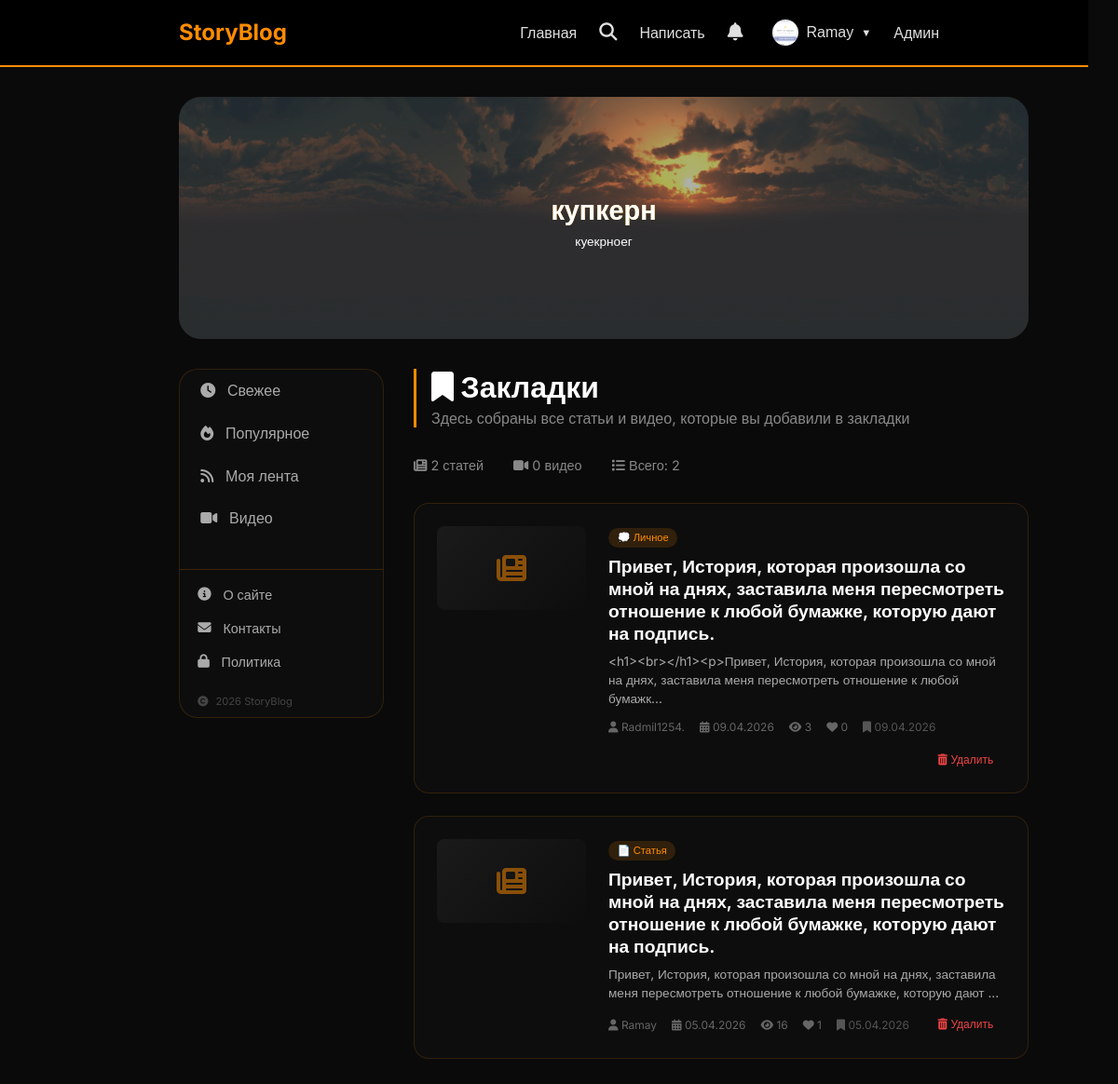
Before: /my-bookmarks (signed in) with the older database file.
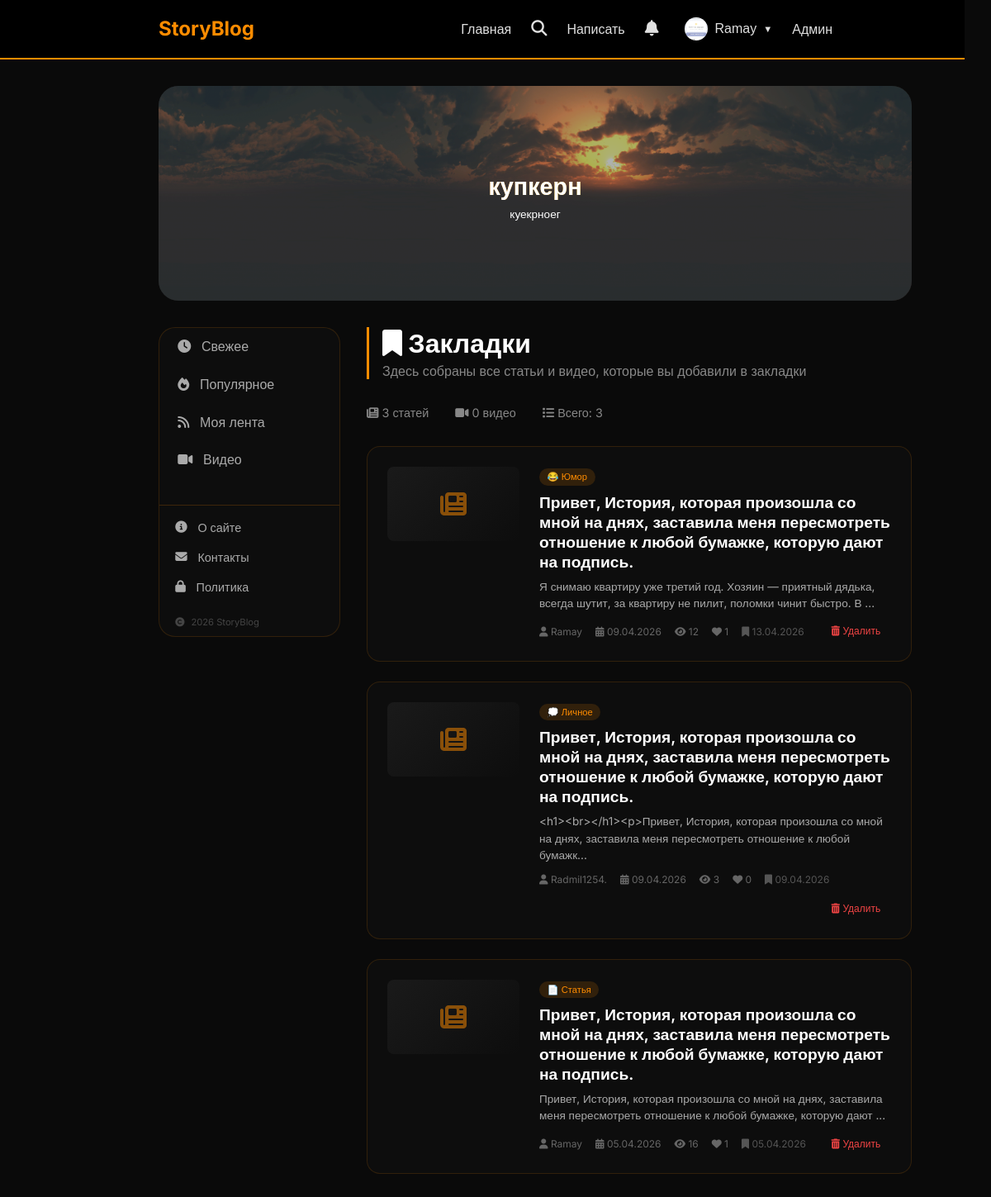
After: the same page with the newer database file.
### database.py (models this page shows)
class User(Base):
    __tablename__ = 'users'
    id = Column(Integer, primary_key=True)
    email = Column(String, unique=True, index=True)
    username = Column(String, unique=True, index=True)
    hashed_password = Column(String)
    avatar = Column(String, default='default.png')
    is_admin = Column(Boolean, default=False)
    is_active = Column(Boolean, default=True)
    created_at = Column(DateTime, default=datetime.now)

class SliderItem(Base):
    __tablename__ = 'slider_items'
    id = Column(Integer, primary_key=True)
    title = Column(String, default='')
    label = Column(String, default='')
    icon = Column(String, default='📖')
    image_url = Column(String, default='')
    link = Column(String, default='')
    is_active = Column(Boolean, default=True)
    order = Column(Integer, default=0)
    image_position = Column(String, default='cover')
    text_position = Column(String, default='center')
    text_color = Column(String, default='#ffffff')
    text_size = Column(String, default='medium')
    overlay_opacity = Column(Integer, default=30)
    created_at = Column(DateTime, default=datetime.now)

class Article(Base):
    __tablename__ = 'articles'
    id = Column(Integer, primary_key=True)
    title = Column(String, index=True)
    slug = Column(String, unique=True, index=True)
    description = Column(String, default='')
    content = Column(Text)
    user_id = Column(Integer, ForeignKey('users.id'))
    is_published = Column(Boolean, default=False)
    views = Column(Integer, default=0)
    likes = Column(Integer, default=0)
    created_at = Column(DateTime, default=datetime.now)
    updated_at = Column(DateTime, default=datetime.now, onupdate=datetime.now)

class Category(Base):
    __tablename__ = 'categories'
    id = Column(Integer, primary_key=True)
    name = Column(String, unique=True)
    slug = Column(String, unique=True)
    icon = Column(String, default='📁')
    color = Column(String, default='#ff8c00')
    created_at = Column(DateTime, default=datetime.now)

### main.py (the view)
@app.get("/my-bookmarks", response_class=HTMLResponse)
async def my_bookmarks(request: Request, db: Session = Depends(get_db)):
    user = get_current_user(request, db)
    if not user:
        return RedirectResponse(url="/login", status_code=303)
    bookmarks = db.query(Bookmark).filter(Bookmark.user_id == user.id).order_by(Bookmark.created_at.desc()).all()
    articles = []
    for bookmark in bookmarks:
        article = db.query(Article).filter(Article.id == bookmark.article_id, Article.is_published == True).first()
        if article:
            author = db.query(User).filter(User.id == article.user_id).first()
            article.author_name = author.username if author else f"Автор #{article.user_id}"
            article_cat = db.query(ArticleCategory).filter(ArticleCategory.article_id == article.id).first()
            if article_cat:
                cat = db.query(Category).filter(Category.id == article_cat.category_id).first()
                article.category = cat
            article.bookmarked_at = bookmark.created_at
            article.item_type = "article"
            articles.append(article)
    video_bookmarks = db.query(VideoBookmark).filter(VideoBookmark.user_id == user.id).order_by(VideoBookmark.created_at.desc()).all()
    videos = []
    for vbm in video_bookmarks:
        video = db.query(Video).filter(Video.id == vbm.video_id, Video.is_published == True).first()
        if video:
            author = db.query(User).filter(User.id == video.user_id).first()
            video.author_name = author.username if author else f"Автор #{video.user_id}"
            video.author_avatar = author.avatar if author else 'default.png'
            video.bookmarked_at = vbm.created_at
            video.item_type = "video"
            videos.append(video)
    all_items = articles + videos
    all_items.sort(key=lambda x: x.bookmarked_at, reverse=True)
    slider_items = db.query(SliderItem).filter(SliderItem.is_active == True).order_by(SliderItem.order).all()
    return templates.TemplateResponse("my_bookmarks.html", {
        "request": request,
        "user": user,
        "items": all_items,
        "articles_count": len(articles),
        "videos_count": len(videos),
        "slider_items": slider_items
    })

### templates/my_bookmarks.html (shortened to what this page needs)
{% extends "base.html" %}
{% block content %}
<div class="bookmarks-container">
    <div class="bookmarks-header">
        <h1><i class="fas fa-bookmark"></i> Закладки</h1>
        <p>Здесь собраны все статьи и видео, которые вы добавили в закладки</p>
    </div>
    <div class="bookmarks-stats">
        <span><i class="fas fa-newspaper"></i> {{ articles_count }} статей</span>
        <span><i class="fas fa-video"></i> {{ videos_count }} видео</span>
        <span><i class="fas fa-list"></i> Всего: {{ items|length }}</span>
    </div>
    <div class="bookmarks-grid">
        {% for item in items %}
        <div class="bookmark-item">
            <div class="bookmark-thumbnail">
                {% if item.item_type == 'video' %}
                    {% if item.thumbnail_url %}
                    <img src="{{ item.thumbnail_url }}" alt="{{ item.title }}">
                    {% else %}
                    <div class="video-icon">
                        <i class="fas fa-play-circle"></i>
                    </div>
                    {% endif %}
                {% else %}
                    <div style="width: 100%; height: 100%; display: flex; align-items: center; justify-content: center; background: linear-gradient(135deg, #1a1a1a, #0d0d0d);">
                        <i class="fas fa-newspaper" style="font-size: 2rem; color: #ff8c00; opacity: 0.5;"></i>
                    </div>
                {% endif %}
            </div>
            <div class="bookmark-content">
                <span class="bookmark-type {% if item.item_type == 'video' %}video{% endif %}">
                    {% if item.item_type == 'video' %}
                    <i class="fas fa-video"></i> Видео
                    {% else %}
                    {{ item.category.icon if item.category else '📄' }} {{ item.category.name if item.category else 'Статья' }}
                    {% endif %}
                </span>
                <h3 class="bookmark-title">
                    <a href="/{{ 'video' if item.item_type == 'video' else 'article' }}/{{ item.id if item.item_type == 'video' else item.slug }}">
                        {{ item.title }}
                    </a>
                </h3>
                {% if item.description %}
                <div class="bookmark-description">
                    {{ item.description[:120] }}{% if item.description|length > 120 %}...{% endif %}
                </div>
                {% endif %}
                <div class="bookmark-meta">
                    <span><i class="fas fa-user"></i> {{ item.author_name }}</span>
                    <span><i class="fas fa-calendar-alt"></i> {{ item.created_at.strftime('%d.%m.%Y') }}</span>
                    {% if item.item_type == 'video' %}
                    <span><i class="fas fa-play"></i> {{ item.views }}</span>
                    {% else %}
                    <span><i class="fas fa-eye"></i> {{ item.views }}</span>
                    {% endif %}
                    <span><i class="fas fa-heart"></i> {{ item.likes }}</span>
                    <span style="color: #555;"><i class="fas fa-bookmark"></i> {{ item.bookmarked_at.strftime('%d.%m.%Y') }}</span>
                    <div class="bookmark-actions">
                        <form method="post" action="/{% if item.item_type == 'video' %}video-bookmark{% else %}bookmark{% endif %}/{{ item.id }}" style="display: inline;">
                            <button type="submit" class="delete-bookmark-btn">
                                <i class="fas fa-trash-alt"></i> Удалить
                            </button>
                        </form>
                    </div>
                </div>
            </div>
        </div>
        {% endfor %}
    </div>
</div>
{% endblock %}

### templates/base.html (shortened to what this page needs)
<!DOCTYPE html>
<html lang="ru">
<head>
    <link href="https://cdn.quilljs.com/1.3.6/quill.snow.css" rel="stylesheet">
    <link rel="stylesheet" href="https://cdnjs.cloudflare.com/ajax/libs/font-awesome/6.5.1/css/all.min.css">
</head>
<body>
    <nav class="navbar">
        <h2><a href="/" style="color:#ff8c00; text-decoration:none;">StoryBlog</a></h2>
        <div class="nav-links">
            <a href="/">Главная</a>
            <div class="search-wrapper">
                <button class="search-icon-btn" id="searchIconBtn" onclick="toggleSearch()">
                    <i class="fas fa-search"></i>
                </button>
            </div>
            {% if user %}
                <a href="/create">Написать</a>
                <div class="notif-menu">
                    <button class="notif-btn" onclick="toggleNotifMenu()">
                        <i class="fas fa-bell"></i>
                    </button>
                </div>
                <div class="user-menu">
                    <button class="user-menu-btn" onclick="toggleUserMenu()">
                        {% if user.avatar and user.avatar != 'default.png' %}
                        <img src="/static/avatars/{{ user.avatar }}" class="nav-avatar">
                        {% else %}
                        <span class="nav-avatar-placeholder">{{ user.username[0]|upper }}</span>
                        {% endif %}
                        {{ user.username }}
                        <span style="font-size: 0.7rem;">▼</span>
                    </button>
                </div>
                {% if user.is_admin %}<a href="/admin">Админ</a>{% endif %}
            {% else %}
                <a href="/login">Войти</a>
                <a href="/register">Регистрация</a>
            {% endif %}
        </div>
    </nav>
    <div class="container">
        {% block hero %}
        <div class="hero" id="heroBlock">
            <div class="hero-slider">
                <div class="hero-slider-track" id="heroSliderTrack">
                    {% for item in slider_items %}
                    <div class="hero-slide" {% if item.link %}onclick="location.href='{{ item.link }}'" style="cursor: pointer;"{% endif %}>
                        {% if item.image_url %}
                        <img src="{{ item.image_url }}" class="hero-slide-bg" alt="slide" style="object-fit: {{ item.image_position if item.image_position else 'cover' }};">
                        {% endif %}
                        {% if item.overlay_opacity and item.overlay_opacity > 0 %}
                        <div class="hero-slide-overlay" style="background: rgba(0,0,0,{{ item.overlay_opacity / 100 }});"></div>
                        {% endif %}
                        {% if item.title %}
                        <h1 style="color: {{ item.text_color if item.text_color else '#ffffff' }}; font-size: {% if item.text_size == 'small' %}1.2rem{% elif item.text_size == 'large' %}2.2rem{% else %}1.8rem{% endif %};">
                            {{ item.title }}
                        </h1>
                        {% endif %}
                        {% if item.label %}
                        <p style="color: {{ item.text_color if item.text_color else '#ffffff' }}; font-size: {% if item.text_size == 'small' %}0.7rem{% elif item.text_size == 'large' %}1rem{% else %}0.85rem{% endif %};">
                            {{ item.label }}
                        </p>
                        {% endif %}
                    </div>
                    {% endfor %}
                </div>
            </div>
        </div>
        {% endblock %}
        <div class="layout">
{% block left_menu %}
<div class="left-menu">
    <div class="left-menu-item {% if feed == 'fresh' %}active{% endif %}" data-feed="fresh" onclick="switchFeed('fresh')">
        <i class="fas fa-clock"></i> Свежее
    </div>
    <div class="left-menu-item {% if feed == 'popular' %}active{% endif %}" data-feed="popular" onclick="switchFeed('popular')">
        <i class="fas fa-fire"></i> Популярное
    </div>
    {% if user %}
    <div class="left-menu-item {% if feed == 'myfeed' %}active{% endif %}" data-feed="myfeed" onclick="switchFeed('myfeed')">
        <i class="fas fa-rss"></i> Моя лента
    </div>
    {% endif %}
    <div class="left-menu-item" data-feed="videos" onclick="switchFeed('videos')">
        <i class="fas fa-video"></i> Видео
    </div>
    <div class="menu-footer">
        <a href="/about" class="menu-footer-item">
            <i class="fas fa-info-circle"></i> О сайте
        </a>
        <a href="/contacts" class="menu-footer-item">
            <i class="fas fa-envelope"></i> Контакты
        </a>
        <a href="/privacy" class="menu-footer-item">
            <i class="fas fa-lock"></i> Политика
        </a>
        <div class="menu-footer-copyright">
            <i class="fas fa-copyright"></i> 2026 StoryBlog
        </div>
    </div>
</div>
{% endblock %}
            <div class="content-right">
                {% block content %}{% endblock %}
            </div>
        </div>
    </div>
</body>
</html>

Changed rows visible on the page:
now on this page (row edited): Article: category "😂", category "Юмор", title "Привет, История, которая произошла со мной на днях, заставила меня пересмотреть отношение к любой бумажке, которую дают на подпись.", description "Я снимаю квартиру уже третий год. Хозяин — приятный дядька, всегда шутит, за квартиру не пилит, поломки чинит быстро. В", author_name "Ramay", created_at "09.04.2026", views "12", likes "1", bookmarked_at "13.04.2026"
Other visible differences:
{{ articles_count }}: "2" → "3"
{{ items|length }}: "2" → "3"
